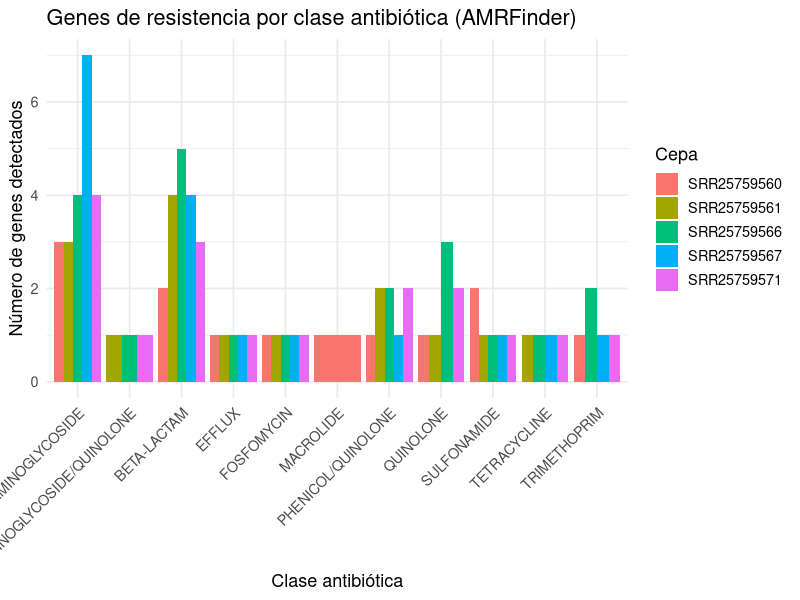

The R source for this figure:
library(tidyverse)

# Cargar los datos combinados de AMRFinder
amr <- read_tsv("amrfinder_resumen.tsv")

# Filtrar solo genes de resistencia a antibióticos
amr_filtrado <- amr %>%
  filter(Type == "AMR", !is.na(Class))

# Agrupar por clase antibiótica y cepa
genes_por_clase_cepa <- amr_filtrado %>%
  group_by(Class, Isolate) %>%
  summarise(N_genes = n(), .groups = "drop")

# Crear gráfico
ggplot(genes_por_clase_cepa, aes(x = Class, y = N_genes, fill = Isolate)) +
  geom_bar(stat = "identity", position = "dodge") +
  theme_minimal(base_size = 13) +
  labs(title = "Genes de resistencia por clase antibiótica (AMRFinder)",
       x = "Clase antibiótica",
       y = "Número de genes detectados",
       fill = "Cepa") +
  theme(axis.text.x = element_text(angle = 45, hjust = 1))
